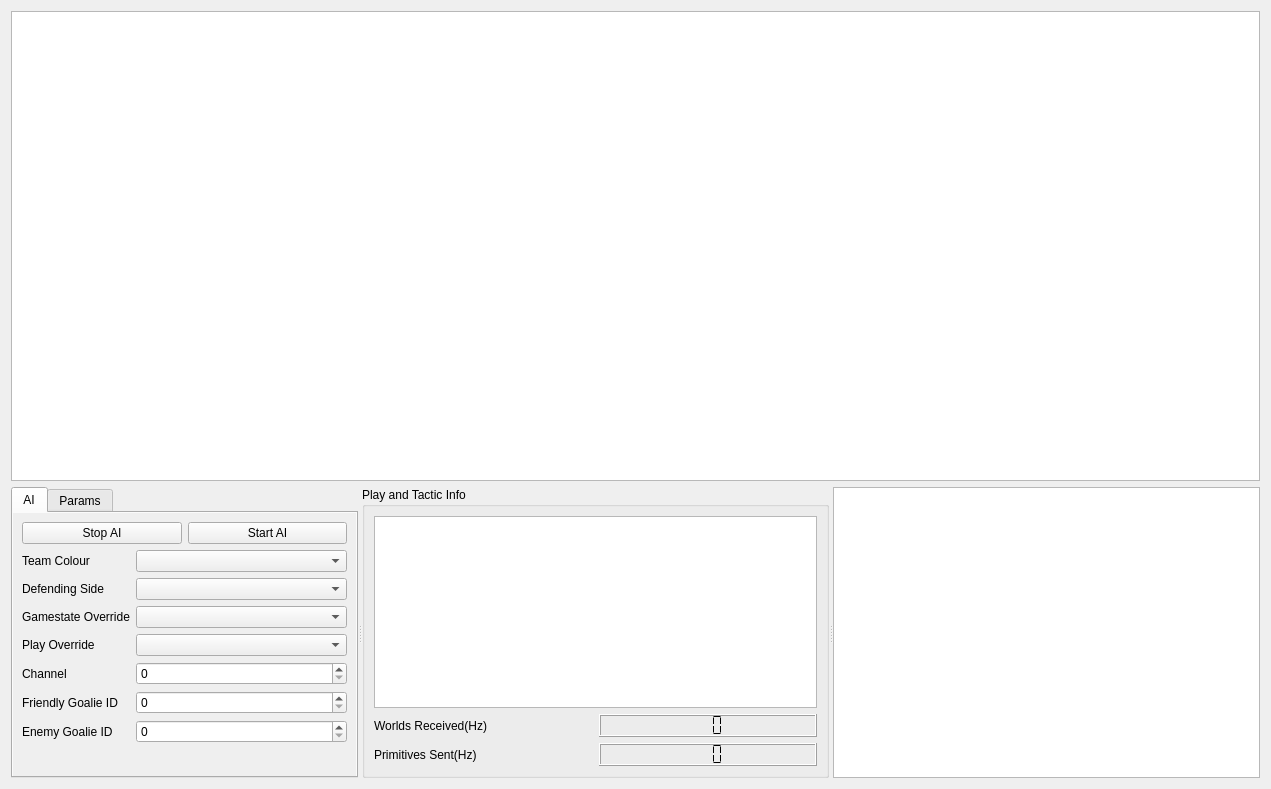
<?xml version="1.0" encoding="UTF-8"?>
<ui version="4.0">
 <class>AutogeneratedFullSystemMainWidget</class>
 <widget class="QWidget" name="AutogeneratedFullSystemMainWidget">
  <property name="geometry">
   <rect>
    <x>0</x>
    <y>0</y>
    <width>1271</width>
    <height>789</height>
   </rect>
  </property>
  <property name="windowTitle">
   <string>Form</string>
  </property>
  <layout class="QVBoxLayout" name="verticalLayout_5">
   <item>
    <widget class="DrawFunctionVisualizer" name="ai_visualization_graphics_view">
     <property name="sizePolicy">
      <sizepolicy hsizetype="Expanding" vsizetype="Expanding">
       <horstretch>1</horstretch>
       <verstretch>0</verstretch>
      </sizepolicy>
     </property>
     <property name="minimumSize">
      <size>
       <width>0</width>
       <height>0</height>
      </size>
     </property>
    </widget>
   </item>
   <item>
    <widget class="QSplitter" name="splitter">
     <property name="orientation">
      <enum>Qt::Horizontal</enum>
     </property>
     <widget class="QTabWidget" name="ai_control_tab_widget">
      <property name="sizePolicy">
       <sizepolicy hsizetype="Preferred" vsizetype="Preferred">
        <horstretch>0</horstretch>
        <verstretch>0</verstretch>
       </sizepolicy>
      </property>
      <property name="currentIndex">
       <number>0</number>
      </property>
      <property name="usesScrollButtons">
       <bool>false</bool>
      </property>
      <property name="movable">
       <bool>true</bool>
      </property>
      <widget class="QWidget" name="ai_tab">
       <property name="sizePolicy">
        <sizepolicy hsizetype="Maximum" vsizetype="Preferred">
         <horstretch>0</horstretch>
         <verstretch>0</verstretch>
        </sizepolicy>
       </property>
       <property name="autoFillBackground">
        <bool>true</bool>
       </property>
       <attribute name="title">
        <string>AI</string>
       </attribute>
       <layout class="QVBoxLayout" name="verticalLayout_3">
        <item>
         <layout class="QHBoxLayout" name="horizontalLayout">
          <item>
           <widget class="QPushButton" name="stop_ai_button">
            <property name="sizePolicy">
             <sizepolicy hsizetype="Minimum" vsizetype="Fixed">
              <horstretch>0</horstretch>
              <verstretch>0</verstretch>
             </sizepolicy>
            </property>
            <property name="text">
             <string>Stop AI</string>
            </property>
           </widget>
          </item>
          <item>
           <widget class="QPushButton" name="start_ai_button">
            <property name="sizePolicy">
             <sizepolicy hsizetype="Minimum" vsizetype="Fixed">
              <horstretch>0</horstretch>
              <verstretch>0</verstretch>
             </sizepolicy>
            </property>
            <property name="text">
             <string>Start AI</string>
            </property>
            <property name="checkable">
             <bool>false</bool>
            </property>
            <property name="checked">
             <bool>false</bool>
            </property>
           </widget>
          </item>
         </layout>
        </item>
        <item>
         <layout class="QFormLayout" name="ai_config_combobox_layout">
          <item row="2" column="0">
           <widget class="QLabel" name="gamestate_override_label">
            <property name="text">
             <string>Gamestate Override</string>
            </property>
           </widget>
          </item>
          <item row="2" column="1">
           <widget class="QComboBox" name="gamestate_override_combo_box"/>
          </item>
          <item row="3" column="0">
           <widget class="QLabel" name="play_override_label">
            <property name="text">
             <string>Play Override</string>
            </property>
           </widget>
          </item>
          <item row="3" column="1">
           <widget class="QComboBox" name="play_override_combo_box"/>
          </item>
          <item row="1" column="0">
           <widget class="QLabel" name="defending_side_label">
            <property name="text">
             <string>Defending Side</string>
            </property>
           </widget>
          </item>
          <item row="0" column="0">
           <widget class="QLabel" name="team_colour_label">
            <property name="text">
             <string>Team Colour</string>
            </property>
           </widget>
          </item>
          <item row="1" column="1">
           <widget class="QComboBox" name="defending_side_combo_box"/>
          </item>
          <item row="0" column="1">
           <widget class="QComboBox" name="team_colour_combo_box"/>
          </item>
          <item row="4" column="0">
           <widget class="QLabel" name="channel_label">
            <property name="text">
             <string>Channel</string>
            </property>
           </widget>
          </item>
          <item row="4" column="1">
           <widget class="QSpinBox" name="channel_spin_box"/>
          </item>
          <item row="5" column="0">
           <widget class="QLabel" name="friendly_goalie_id_label">
            <property name="text">
             <string>Friendly Goalie ID</string>
            </property>
           </widget>
          </item>
          <item row="5" column="1">
           <widget class="QSpinBox" name="friendly_goalie_id_spin_box"/>
          </item>
          <item row="6" column="0">
           <widget class="QLabel" name="enemy_goalie_id_label">
            <property name="text">
             <string>Enemy Goalie ID</string>
            </property>
           </widget>
          </item>
          <item row="6" column="1">
           <widget class="QSpinBox" name="enemy_goalie_id_spin_box"/>
          </item>
         </layout>
        </item>
       </layout>
      </widget>
      <widget class="QWidget" name="params_tab">
       <property name="sizePolicy">
        <sizepolicy hsizetype="Maximum" vsizetype="Preferred">
         <horstretch>0</horstretch>
         <verstretch>0</verstretch>
        </sizepolicy>
       </property>
       <property name="autoFillBackground">
        <bool>true</bool>
       </property>
       <attribute name="title">
        <string>Params</string>
       </attribute>
       <layout class="QVBoxLayout" name="params_tab_vertical_layout">
        <property name="sizeConstraint">
         <enum>QLayout::SetNoConstraint</enum>
        </property>
        <item>
         <widget class="DynamicParameterWidget" name="dynamic_parameter_widget" native="true"/>
        </item>
       </layout>
      </widget>
     </widget>
     <widget class="QGroupBox" name="play_and_tactic_info_group_box">
      <property name="title">
       <string>Play and Tactic Info</string>
      </property>
      <layout class="QVBoxLayout" name="verticalLayout">
       <item>
        <widget class="PlayInfoWidget" name="play_info_widget">
         <property name="sizePolicy">
          <sizepolicy hsizetype="Preferred" vsizetype="Expanding">
           <horstretch>0</horstretch>
           <verstretch>0</verstretch>
          </sizepolicy>
         </property>
         <property name="readOnly">
          <bool>true</bool>
         </property>
         <property name="html">
          <string>&lt;!DOCTYPE HTML PUBLIC &quot;-//W3C//DTD HTML 4.0//EN&quot; &quot;http://www.w3.org/TR/REC-html40/strict.dtd&quot;&gt;
&lt;html&gt;&lt;head&gt;&lt;meta name=&quot;qrichtext&quot; content=&quot;1&quot; /&gt;&lt;style type=&quot;text/css&quot;&gt;
p, li { white-space: pre-wrap; }
&lt;/style&gt;&lt;/head&gt;&lt;body style=&quot; font-family:'Sans Serif'; font-size:9pt; font-weight:400; font-style:normal;&quot;&gt;
&lt;p style=&quot;-qt-paragraph-type:empty; margin-top:0px; margin-bottom:0px; margin-left:0px; margin-right:0px; -qt-block-indent:0; text-indent:0px;&quot;&gt;&lt;br /&gt;&lt;/p&gt;&lt;/body&gt;&lt;/html&gt;</string>
         </property>
        </widget>
       </item>
       <item>
        <layout class="QHBoxLayout" name="horizontalLayout_2">
         <item>
          <widget class="QLabel" name="worlds_received_label">
           <property name="sizePolicy">
            <sizepolicy hsizetype="Minimum" vsizetype="Minimum">
             <horstretch>0</horstretch>
             <verstretch>0</verstretch>
            </sizepolicy>
           </property>
           <property name="text">
            <string>Worlds Received(Hz)</string>
           </property>
          </widget>
         </item>
         <item>
          <widget class="QLCDNumber" name="worlds_received_lcd">
           <property name="smallDecimalPoint">
            <bool>false</bool>
           </property>
           <property name="digitCount">
            <number>3</number>
           </property>
           <property name="segmentStyle">
            <enum>QLCDNumber::Flat</enum>
           </property>
          </widget>
         </item>
        </layout>
       </item>
       <item>
        <layout class="QHBoxLayout" name="horizontalLayout_3">
         <item>
          <widget class="QLabel" name="primitives_sent_label">
           <property name="sizePolicy">
            <sizepolicy hsizetype="Minimum" vsizetype="Minimum">
             <horstretch>0</horstretch>
             <verstretch>0</verstretch>
            </sizepolicy>
           </property>
           <property name="text">
            <string>Primitives Sent(Hz)</string>
           </property>
          </widget>
         </item>
         <item>
          <widget class="QLCDNumber" name="primitives_sent_lcd">
           <property name="sizePolicy">
            <sizepolicy hsizetype="Minimum" vsizetype="Preferred">
             <horstretch>0</horstretch>
             <verstretch>0</verstretch>
            </sizepolicy>
           </property>
           <property name="smallDecimalPoint">
            <bool>false</bool>
           </property>
           <property name="digitCount">
            <number>3</number>
           </property>
           <property name="segmentStyle">
            <enum>QLCDNumber::Flat</enum>
           </property>
          </widget>
         </item>
        </layout>
       </item>
      </layout>
     </widget>
     <widget class="RobotStatusTable" name="robot_status_table_widget">
      <property name="sizePolicy">
       <sizepolicy hsizetype="Ignored" vsizetype="Preferred">
        <horstretch>0</horstretch>
        <verstretch>0</verstretch>
       </sizepolicy>
      </property>
     </widget>
    </widget>
   </item>
  </layout>
 </widget>
 <customwidgets>
  <customwidget>
   <class>RobotStatusTable</class>
   <extends>QTableWidget</extends>
   <header>software/gui/generic_widgets/robot_status/robot_status_table.h</header>
  </customwidget>
  <customwidget>
   <class>DrawFunctionVisualizer</class>
   <extends>QGraphicsView</extends>
   <header>software/gui/generic_widgets/draw_function_visualizer/draw_function_visualizer.h</header>
  </customwidget>
  <customwidget>
   <class>PlayInfoWidget</class>
   <extends>QTextEdit</extends>
   <header>software/gui/generic_widgets/play_info/play_info_widget.h</header>
  </customwidget>
  <customwidget>
   <class>DynamicParameterWidget</class>
   <extends>QWidget</extends>
   <header>software/gui/generic_widgets/dynamic_parameters/dynamic_parameter_widget.h</header>
   <container>1</container>
  </customwidget>
 </customwidgets>
 <resources/>
 <connections/>
</ui>
